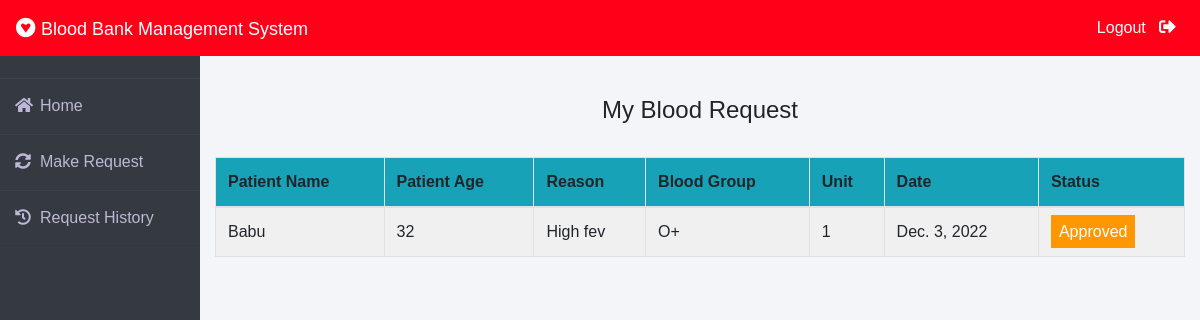
/patient/my-request (signed in), run on the app's committed database.
### blood/models.py (models this page shows, shortened)
class BloodRequest(models.Model):
    request_by_patient=models.ForeignKey(pmodels.Patient,null=True,on_delete=models.CASCADE)
    request_by_donor=models.ForeignKey(dmodels.Donor,null=True,on_delete=models.CASCADE)
    patient_name=models.CharField(max_length=30)
    patient_age=models.PositiveIntegerField()
    reason=models.CharField(max_length=500)
    bloodgroup=models.CharField(max_length=10)
    unit=models.PositiveIntegerField(default=0)
    status=models.CharField(max_length=20,default="Pending")
    date=models.DateField(auto_now=True)

### patient/views.py (the view)
# urls.py: path('my-request', views.my_request_view,name='my-request'),
def my_request_view(request):
    patient= models.Patient.objects.get(user_id=request.user.id)
    blood_request=bmodels.BloodRequest.objects.all().filter(request_by_patient=patient)
    return render(request,'patient/my_request.html',{'blood_request':blood_request})

### templates/patient/my_request.html (shortened to what this page needs)
{% extends 'patient/patientbase.html' %}
{% block content %}
{% load widget_tweaks %}
{%load static%}
<head>
   </head>
<br><br>
<div class="container">
    <H4 class="text-center">My Blood Request</H4><br>
    <table class="table table-light table-hover table-bordered table-striped">
        <thead class="bg-info">
            <tr>
                <th scope="col">Patient Name</th>
                <th scope="col">Patient Age</th>
                <th scope="col">Reason</th>
                <th scope="col">Blood Group</th>
                <th scope="col">Unit</th>
                <th scope="col">Date</th>
                <th scope="col">Status</th>
            </tr>
        </thead>
        <tbody>
            {% for t in blood_request %}
            <tr>
                <td> {{t.patient_name}}</td>
                <td>{{t.patient_age}}</td>
                <td>{{t.reason}}</td>
                <td>{{t.bloodgroup}}</td>
                <td>{{t.unit}}</td>
                <td>{{t.date}}</td>
                {% if t.status == 'Approved' %}
                <td><span class="label warning"> Approved</span></td>
                {% elif t.status == 'Rejected' %}
                <td><span class="label success">Rejected</span></td>
                {% else %}
                <td><span style="color: white;margin-left: 0px;" class="label info">Pending</span></td>
                {% endif %}
            </tr>
            {% endfor %}
        </tbody>
    </table>
</div>
{% endblock content %}

### templates/patient/patientbase.html (style rules this page uses)
* { margin: 0; padding: 0; box-sizing: border-box; list-style: none; text-decoration: none; font-family: 'Josefin Sans', sans-serif; }
body { background-color: #f3f5f9; }

### templates/patient/my_request.html (style rules this page uses)
.label { color: white; padding: 8px; }
.warning { background-color: #ff9800; }

### data on the page
BloodRequest: patient_name "Babu", patient_age "32", reason "High fev", bloodgroup "O+", unit "1", date "Dec. 3, 2022", status "Approved"
